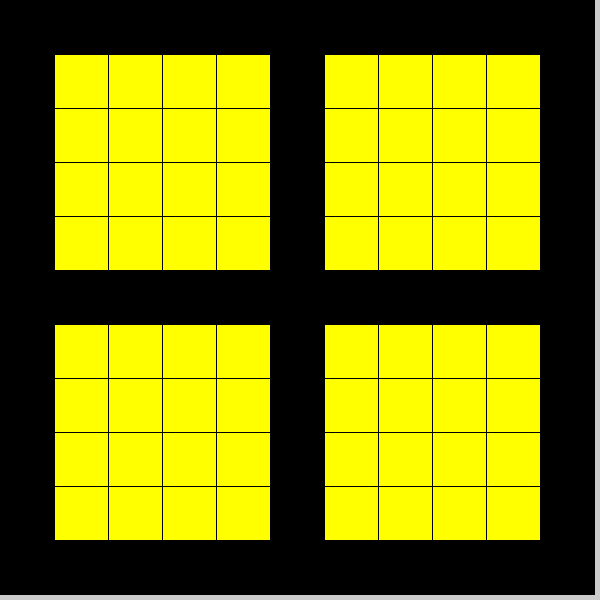
Frame 1 (no input)
Frame 60 (the mouse pressed at the canvas centre just before this capture): identical to frame 1, image omitted
Frame 120 (the mouse held since frame 60 and released just before this capture): identical to frame 1, image omitted

The Processing sketch that drew this single still picture (run headless with seeded random() and noise(); from frame 60 on, the mouse is pressed at the canvas centre):

// Processing sketch: windowArray1
// ── windowArray1.pde
int rows = 11;
int columns = 11;
float w, h;
float[][] posX = new float[rows][columns];
float[][] posY = new float[rows][columns];


void setup() {
  size(600, 600);
  w = width/rows;
  h = height/columns;
  for(int r = 0; r < posX.length; r++){
    for(int c = 0; c < posX[0].length; c++){
      posX[r][c] = c * w;
      posY[r][c] = r * h;
    }
  }
}

void draw() {
  for(int r = 0; r < posX.length; r++){
    for(int c = 0; c < posX[0].length; c++){
      if(r == 0 || r == posX.length-1 || 
         c == 0 || c == posX[0].length-1 ||
         r == posX[0].length/2 || c == posX[0].length/2)
      {
        fill(0);    
      } else {
        fill(255,255,0);     
      }
      rect(posX[r][c], posY[r][c], w, h);
    }
  }
}
